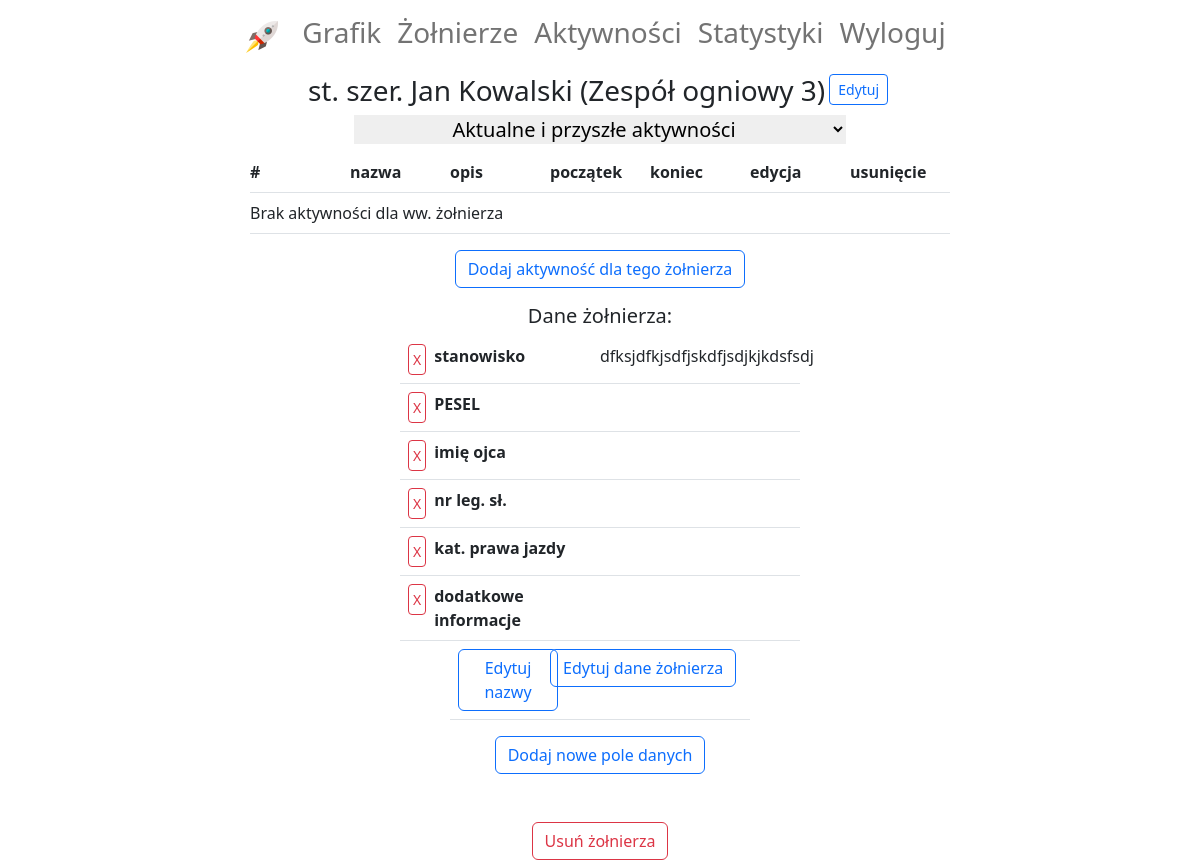
Screenshot of /soldier-detail/24/ (signed in) with the database file from the repository.
### diagram/models.py (models this page shows)
class Soldier(models.Model):
    rank = models.CharField(max_length=20, choices=RANKS, verbose_name='stopień')
    first_name = models.CharField(max_length=20, verbose_name='imię')
    last_name = models.CharField(max_length=30, verbose_name='nazwisko')
    subdivision = models.ForeignKey(Subdivision, on_delete=models.SET_NULL, null=True, blank=True,
                                    verbose_name='pododdział')
    def __str__(self):
        return f'{self.rank} {self.first_name} {self.last_name} ({self.subdivision})'

class Subdivision(models.Model):
    name = models.CharField(max_length=30, verbose_name='nazwa')
    def __str__(self):
        return self.name

class SoldierInfo(models.Model):
    soldier = models.ForeignKey(Soldier, on_delete=models.CASCADE, verbose_name='żołnierz')
    name = models.CharField(max_length=20, verbose_name='nazwa')
    value = models.CharField(max_length=30, default='')

### diagram/views.py (the view)
# urls.py: path('soldier-detail/<int:pk>/', SoldierDetail.as_view(), name='soldier-detail'),
class SoldierDetail(LoginRequiredMixin, generic.DetailView):
    template_name = 'diagram/soldier_detail.html'
    def get_queryset(self):
        return Soldier.objects.filter(subdivision=self.request.user.subdivision)
    def get_context_data(self, **kwargs):
        activity_age = 'current'
        try:
            activity_age = self.request.GET['activity_age']
        except MultiValueDictKeyError:
            print('"start" parameter in URL not found - using "current" as default')
        print(activity_age)
        context = super(SoldierDetail, self).get_context_data(**kwargs)
        context['activities'] = get_soldier_activities(activity_age, soldier=self.get_object())
        soldier_fields = SoldierInfo.objects.filter(soldier=self.get_object())
        context['soldier_fields'] = []
        for soldier_field in soldier_fields:
            context['soldier_fields'].append(
                {'name': soldier_field.name, 'value': soldier_field.value, 'pk': soldier_field.pk})
        return context

### diagram/templates/diagram/soldier_detail.html (shortened to what this page needs)
{% extends 'account/base.html' %}
{% load crispy_forms_filters %}
{% block content %}
    <div class="d-flex flex-column align-items-center">
        <div class="d-flex flex-row">
            <h3>{{ object }}</h3>
            <a class="mt-0" href="{% url 'soldier-update' object.pk %}">
                <button class="btn btn-outline-primary mx-1 btn-sm">Edytuj</button>
            </a>
        </div>
        <form method="get">
            <h5><select name="activity_age" style="border: none; text-align: center;"
                        onchange="this.form.submit()">
                <option {% if request.GET.activity_age == 'current' %}selected{% endif %} value="current">
                    Aktualne i przyszłe aktywności
                </option>
            </select></h5>
        </form>
        <table class="table">
            <thead>
            <tr class="d-flex justify-content-center">
                <th class="col col-md-1 px-0" scope="col">#</th>
                <th class="col col-md-1 px-0" scope="col">nazwa</th>
                <th class="col col-md-1 px-0" scope="col">opis</th>
                <th class="col col-md-1 px-0" scope="col">początek</th>
                <th class="col col-md-1 px-0" scope="col">koniec</th>
                <th class="col col-md-1 px-0" scope="col">edycja</th>
                <th class="col col-md-1 px-0" scope="col">usunięcie</th>
            </tr>
            </thead>
            <tbody>
            {% for activity in activities %}
                <tr class="d-flex justify-content-center">
                    <th class="col col-md-1 px-0" scope="row">{{ forloop.counter }}</th>
                    <td class="col col-md-1 px-0">{{ activity.name }}</td>
                    <td class="col col-md-1 px-0">{{ activity.description }}</td>
                    <td class="col col-md-1 px-0">{{ activity.start_date }}</td>
                    <td class="col col-md-1 px-0">{{ activity.end_date }}</td>
                    <td class="col col-md-1 px-0">
                        <a href="{% url 'activity-update-soldier-bound' activity.pk %}">
                            <button class="btn btn-outline-primary btn-sm">Edytuj</button>
                        </a>
                    </td>
                    <td class="col col-md-1 px-0">
                        <a href="{% url 'activity-delete' activity.pk %}">
                            <button class="btn btn-outline-danger btn-sm">Usuń</button>
                        </a>
                    </td>
                </tr>
            {% empty %}
                <tr class="d-flex justify-content-center">
                    <td class="col col-md-7 px-0">Brak aktywności dla ww. żołnierza</td>
                </tr>
            {% endfor %}
            </tbody>
        </table>
        <a class="mt-0" href="{% url 'activity-create-soldier-bound' soldier_pk=object.pk %}">
            <button class="btn btn-outline-primary">Dodaj aktywność dla tego żołnierza</button>
        </a>
        <h5 class="mt-3">Dane żołnierza:</h5>
        <table class="table">
            <tbody>
            {% for field in soldier_fields %}
                <tr class="d-flex justify-content-center">
                    <th class="col col-md-2 px-0 d-flex" scope="row">
                        <a class="mx-2" href="{% url 'soldier-info-delete'  field.pk %}">
                            <button class="btn btn-outline-danger btn-sm p-1">X</button>
                        </a>
                        {{ field.name }}
                    </th>
                    <td class="col col-md-2 px-0">{{ field.value|default_if_none:'' }}</td>
                </tr>
            {% endfor %}
            </tbody>
            <tfoot>
            <tr class="d-flex justify-content-center">
                <td class="col col-md-1 px-0"><a class="mt-0 mx-2"
                                                 href="{% url 'soldier-info-names-update' soldier_pk=object.pk %}">
                    <button class="btn btn-outline-primary">Edytuj nazwy</button>
                </a></td>
                <td class="col col-md-2 px-0"><a class="mt-0"
                                                 href="{% url 'soldier-info-update' soldier_pk=object.pk %}">
                    <button class="btn btn-outline-primary">Edytuj dane żołnierza</button>
                </a></td>
            </tr>
            </tfoot>
        </table>
        <a class="mt-0" href="{% url 'soldier-info-add' soldier_pk=object.pk %}">
            <button class="btn btn-outline-primary">Dodaj nowe pole danych</button>
        </a>
        <a class="mt-5" href="{% url 'soldier-delete' object.pk %}">
            <button class="btn btn-outline-danger">Usuń żołnierza</button>
        </a>
    </div>
{% endblock %}

### rows the page displays
Soldier: rank+first_name+last_name "st. szer. Jan Kowalski (Zespół ogniowy 3)"
SoldierInfo: name "stanowisko", value "dfksjdfkjsdfjskdfjsdjkjkdsfsdj"
SoldierInfo: name "PESEL"
SoldierInfo: name "imię ojca"
SoldierInfo: name "nr leg. sł."
SoldierInfo: name "kat. prawa jazdy"
SoldierInfo: name "dodatkowe informacje"
